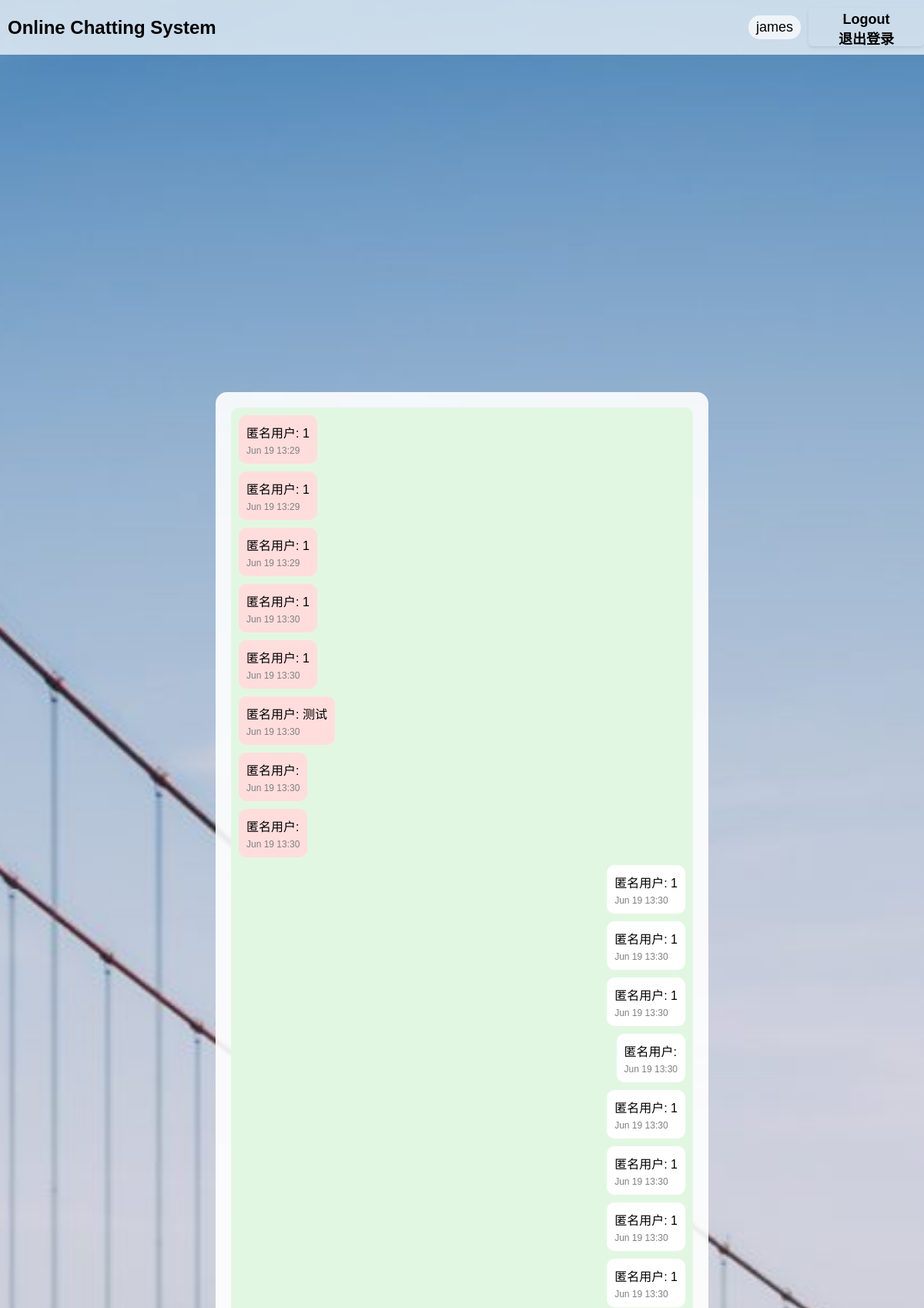
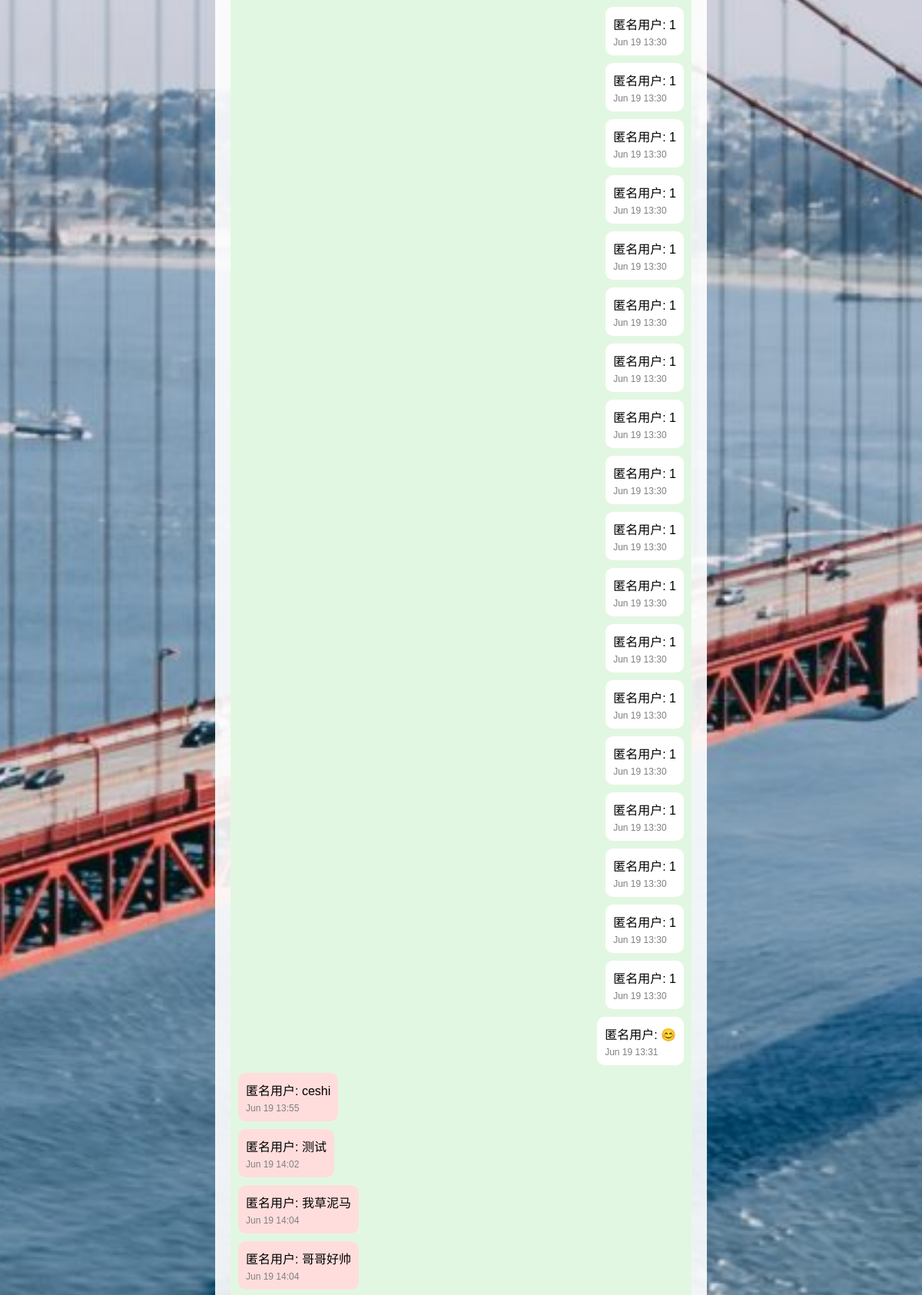
Page /chat (signed in, upper part) on the committed database (2 pictures, top to bottom).
### app/models.py (models this page shows, shortened)
class User(db.Model, UserMixin):
    id = db.Column(db.Integer, primary_key=True)
    username = db.Column(db.String(20), unique=True, nullable=False)
    password_hash = db.Column(db.String(128), nullable=False)
    is_admin = db.Column(db.Boolean, default=False)
    messages = db.relationship('Message', backref='user', lazy=True)
    @property
    def password(self):
        raise AttributeError('password is not a readable attribute')

class Message(db.Model):
    id = db.Column(db.Integer, primary_key=True)
    user_id = db.Column(db.Integer, db.ForeignKey('user.id'), nullable=False)
    content = db.Column(db.Text, nullable=False)
    date_posted = db.Column(db.DateTime, nullable=False, default=datetime.utcnow)

### app/routes.py (the view)
@main.route('/chat')
@login_required
def chat():
    messages = Message.query.order_by(Message.date_posted).all()
    return render_template('chat.html', messages=messages)

### app/models.py (called while the page is built)
@login_manager.user_loader
def load_user(user_id):
    return User.query.get(int(user_id))

### app/templates/chat.html (shortened to what this page needs)
<!DOCTYPE html>
<html lang="zh">
<head>
        <link rel="stylesheet" type="text/css" href="{{ url_for('static', filename='style.css') }}">
</head>
<body>
<div class="header">
    <div class="title">Online Chatting System</div>
    <div class="user-info">
        <div class="username">{{ current_user.username }}</div>
        <form action="{{ url_for('main.logout') }}" method="POST" style="display: inline;">
            <button type="submit" class="logout-button">Logout<br>退出登录</button>
        </form>
    </div>
</div>
<div class="chat-container">
    <div class="chat-box">
        <div class="messages" id="messages">
            {% for message in messages %}
            <div class="message {% if message.user.id == current_user.id %}user{% else %}other{% endif %}">
                <p>匿名用户: {{ message.content }}</p>
                <div class="timestamp">{{ message.date_posted.strftime('%b %d  %H:%M') }}</div>
            </div>
            {% endfor %}
        </div>
    </div>
</div>
</body>
</html>

### app/static/style.css (style rules this page uses)
body { margin: 0; padding: 0; height: 100%; background: url('golden-gate-bridge-scaled.jpg') no-repeat center center fixed; background-size: cover; }

### rows in the picture
User: username "james"
Message: content "1", date_posted "Jun 19 13:29"
Message: content "1", date_posted "Jun 19 13:29"
Message: content "1", date_posted "Jun 19 13:29"
Message: content "1", date_posted "Jun 19 13:30"
Message: content "1", date_posted "Jun 19 13:30"
Message: content "测试", date_posted "Jun 19 13:30"
Message: date_posted "Jun 19 13:30"
Message: date_posted "Jun 19 13:30"
Message: content "1", date_posted "Jun 19 13:30"
Message: content "1", date_posted "Jun 19 13:30"
Message: content "1", date_posted "Jun 19 13:30"
Message: date_posted "Jun 19 13:30"
Message: content "1", date_posted "Jun 19 13:30"
Message: content "1", date_posted "Jun 19 13:30"
Message: content "1", date_posted "Jun 19 13:30"
Message: content "1", date_posted "Jun 19 13:30"
Message: content "1", date_posted "Jun 19 13:30"
Message: content "1", date_posted "Jun 19 13:30"
Message: content "1", date_posted "Jun 19 13:30"
Message: content "1", date_posted "Jun 19 13:30"
Message: content "1", date_posted "Jun 19 13:30"
Message: content "1", date_posted "Jun 19 13:30"
Message: content "1", date_posted "Jun 19 13:30"
Message: content "1", date_posted "Jun 19 13:30"
Message: content "1", date_posted "Jun 19 13:30"
Message: content "1", date_posted "Jun 19 13:30"
Message: content "1", date_posted "Jun 19 13:30"
Message: content "1", date_posted "Jun 19 13:30"
Message: content "1", date_posted "Jun 19 13:30"
Message: content "1", date_posted "Jun 19 13:30"
Message: content "1", date_posted "Jun 19 13:30"
Message: content "1", date_posted "Jun 19 13:30"
Message: content "1", date_posted "Jun 19 13:30"
Message: content "1", date_posted "Jun 19 13:30"
Message: content "😊", date_posted "Jun 19 13:31"
Message: content "ceshi", date_posted "Jun 19 13:55"
Message: content "测试", date_posted "Jun 19 14:02"
Message: content "我草泥马", date_posted "Jun 19 14:04"
Message: content "哥哥好帅", date_posted "Jun 19 14:04"
